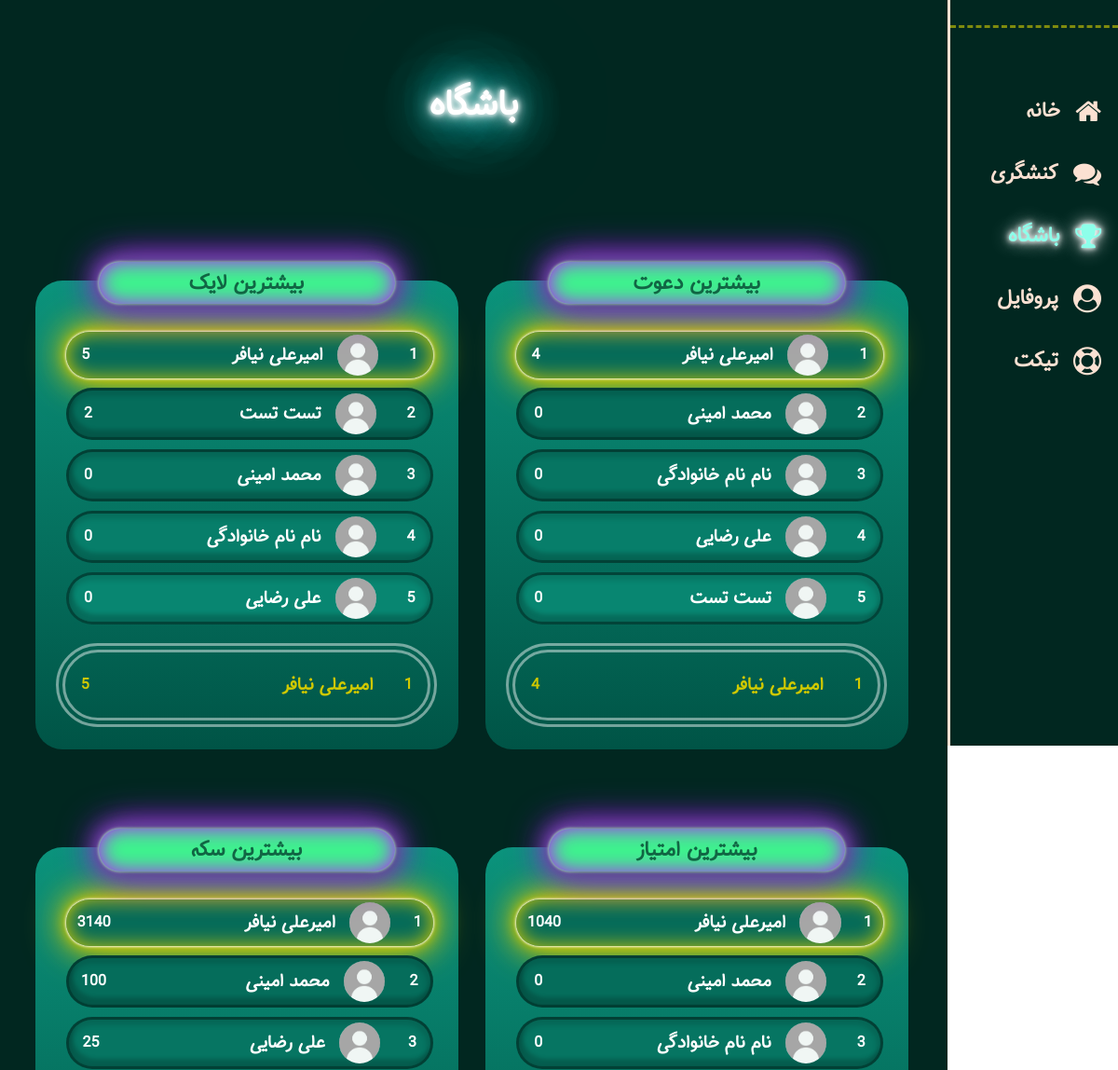
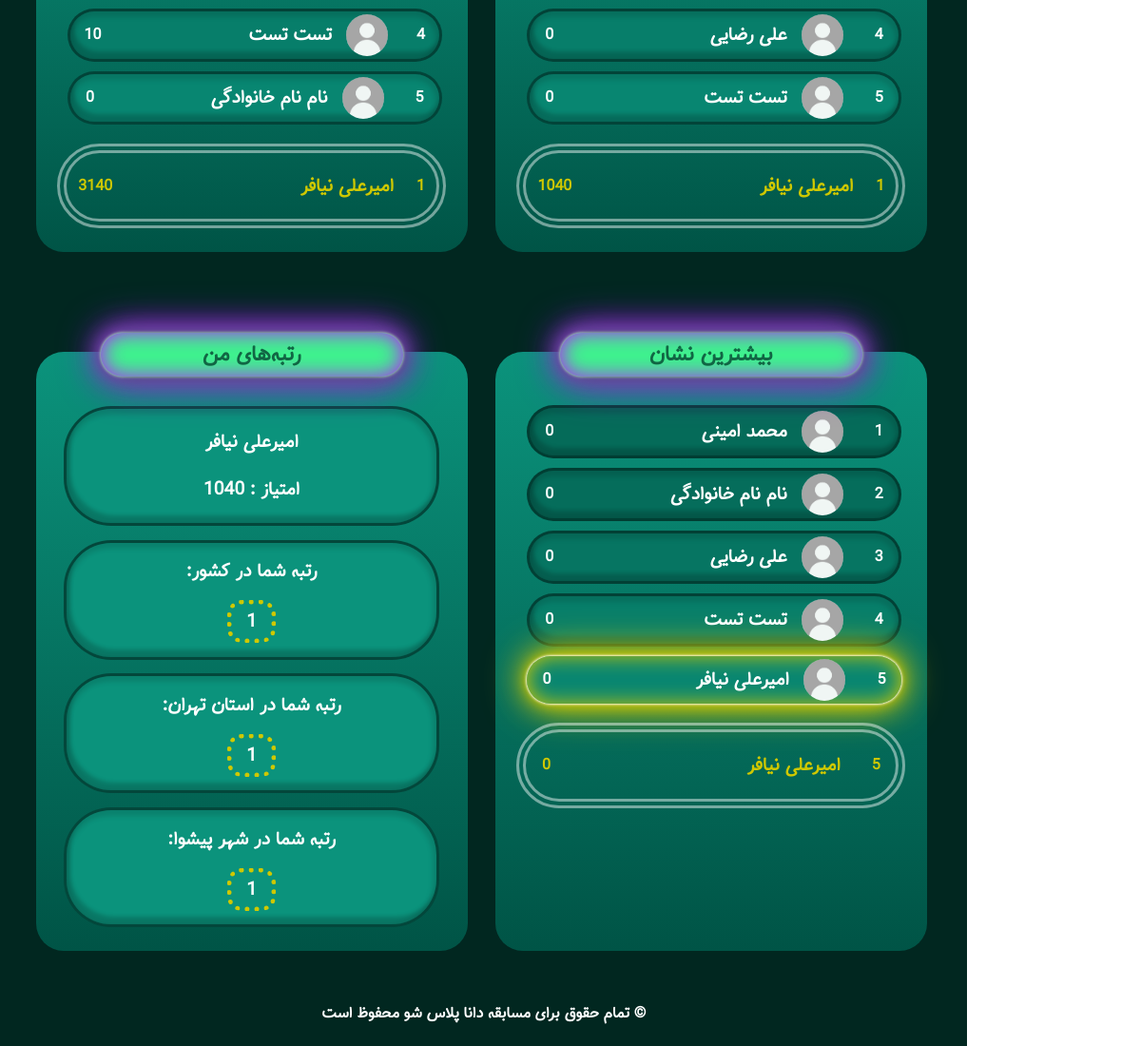
The app's page /club (signed in), older data (2 pictures, top to bottom).
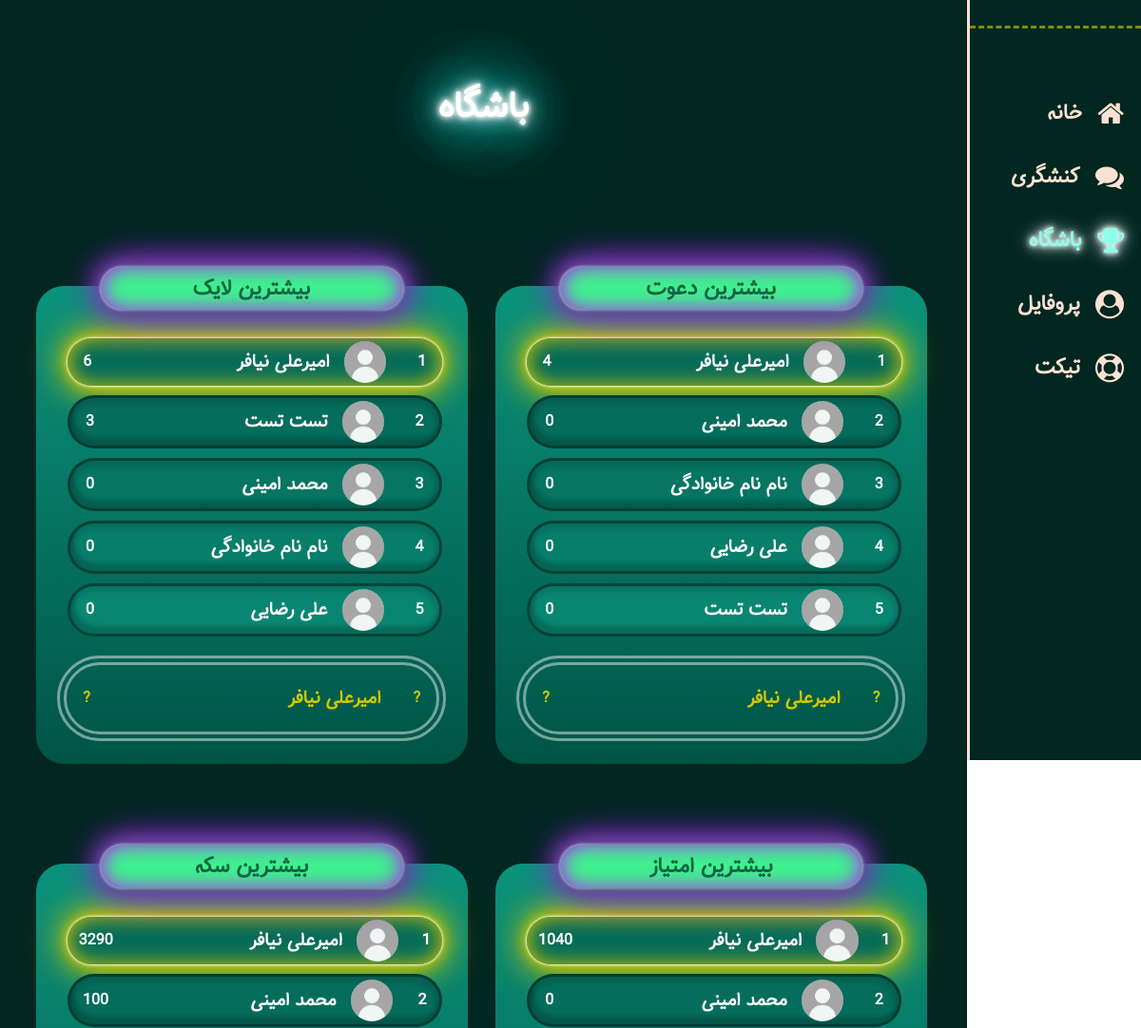
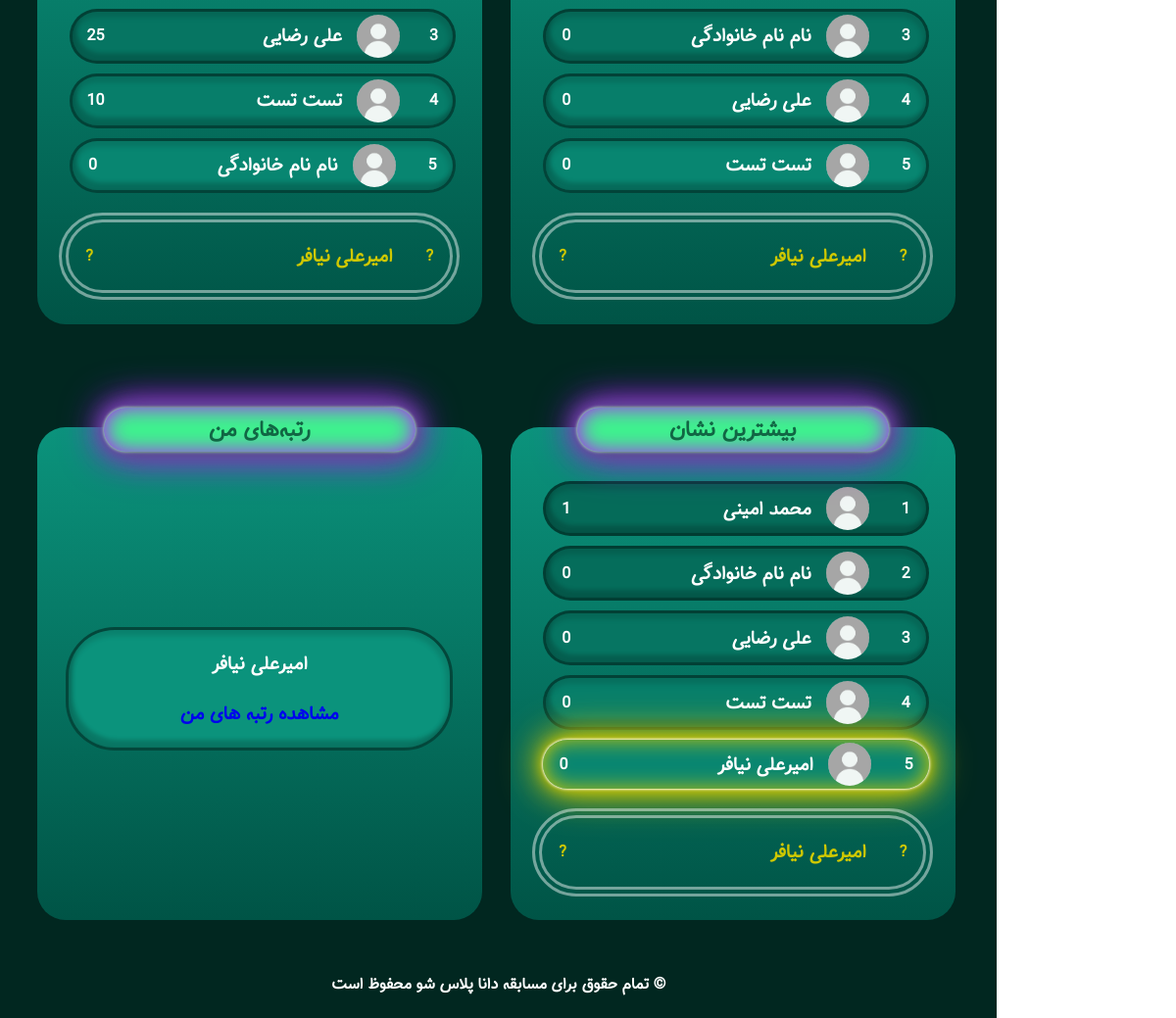
The same page, newer data (2 pictures, top to bottom).
### models/user.py (models this page shows)
class User(db.Model, UserMixin):
    __tablename__ = "users"
    id = Column(Integer, primary_key=True)
    name = Column(String, nullable=False, index=True)
    username = Column(String, nullable=False, unique=True, index=True)
    password = Column(String, nullable=False, index=True)
    code = Column(Integer, nullable=False, unique=True, index=True)
    phone = Column(String, nullable=False, index=True)
    email = Column(String, nullable=False, index=True)
    grade = Column(String, nullable=False, index=True)
    birth = Column(String, nullable=False, index=True)  #1340 - 1397
    gender = Column(String, nullable=False, index=True)
    type = Column(String, nullable=False, index=True)
    invite_code = Column(String, nullable=False, index=True)
    invite_auth = Column(String, nullable=False, index=True)
    msg_code = Column(Integer, index=True)
    province = Column(String, index=True)
    city = Column(String, index=True)
    school_name = Column(String, index=True)
    school_type = Column(String, index=True)
    home_addres = Column(String, index=True)
    recognition = Column(String, index=True)
    final = Column(Integer, default=0, index=True)
    authentication = Column(Integer, default=0, index=True)
    downloads = Column(Integer, default=2, index=True)
    coin = Column(Integer, default=0, index=True)
    point = Column(Integer, default=0, index=True)
    badge = Column(Integer, default=0, index=True)
    like = Column(Integer, default=0, index=True)
    invite = Column(Integer, default=0, index=True)

### blueprints/user.py (the view)
@app.route('/club',  strict_slashes=False)
@login_required
def club():
    top_coins = User.query.order_by(User.coin.desc()).limit(10).all()
    top_points = User.query.order_by(User.point.desc()).limit(10).all()
    top_likes = User.query.order_by(User.like.desc()).limit(10).all()
    top_badges = User.query.order_by(User.badge.desc()).limit(10).all()
    top_invites = User.query.order_by(User.invite.desc()).limit(10).all()
    rank_coins = User.query.order_by(User.coin.desc()).all().index(current_user)+1
    rank_points = User.query.order_by(User.point.desc()).all().index(current_user)+1
    rank_likes = User.query.order_by(User.like.desc()).all().index(current_user)+1
    rank_badges = User.query.order_by(User.badge.desc()).all().index(current_user)+1
    rank_invites = User.query.order_by(User.invite.desc()).all().index(current_user)+1
    province_rank = User.query.filter(User.province==current_user.province).order_by(User.point.desc()).all().index(current_user)+1
    city_rank = User.query.filter(User.city==current_user.city).order_by(User.point.desc()).all().index(current_user)+1
    return render_template("user/club.html", top_coins=top_coins, top_points=top_points, top_likes=top_likes, top_badges=top_badges, top_invites=top_invites,
                           rank_coins=rank_coins, rank_points=rank_points, rank_likes=rank_likes, rank_badges=rank_badges, rank_invites=rank_invites,
                            province_rank=province_rank, city_rank=city_rank)

### app.py (called while the page is built)
@login_manager.user_loader
def load_user(user_id):
    return User.query.filter(User.id==user_id).first()

### templates/user/club.html (shortened to what this page needs)
{% extends "Base.html" %}
{% block head %}
    <link rel="stylesheet" href="https://cdnjs.cloudflare.com/ajax/libs/font-awesome/4.7.0/css/font-awesome.min.css">
    <link rel="stylesheet" href="{{ url_for('static', filename='styles/user/club.css') }}">
    {% endblock %}
    {% block body %}
    <div id="continer">
        <div id="side-wrp">
            <div id="logo-wrp">
            </div>
            <a href="{{ url_for('user.home') }}" class="icon-wrp">
                <i class="fa fa-home icon"></i>
                <h2>خانه </h2>
            </a>
            <a href="{{ url_for('user.activism') }}" class="icon-wrp">
                <i class="fa fa-comments icon"></i>
                <h2>کنشگری </h2>
            </a>
            <a href="{{ url_for('user.club') }}" class="icon-wrp active">
                <i class="fa fa-trophy icon"></i>
                <h2>باشگاه </h2>
            </a>
            <a href="{{ url_for('user.profile') }}" class="icon-wrp">
                <i class="fa fa-user-circle icon"></i>
                <h2>پروفایل </h2>
            </a>
            <a href="{{ url_for('user.ticket') }}" class="icon-wrp">
                <i class="fa fa-life-saver icon"></i>
                <h2>تیکت </h2>
            </a>
        </div>
        <div id="content-wrp">
            <div id="heading">
                <h1>باشگاه</h1>
            </div>
            <div id="main">
                <div class="table-co" id="invite-table-co">
                    <div class="table" id="invite-table">
                        <div class="title-table">
                            <h2 class="the-title">بیشترین دعوت</h2>
                        </div>
                        <div class="name">
                            {%for i in top_invites%}
                            <div class="person p{{loop.index}} neonText {{'me' if i==current_user}}">
                                <h4>{{loop.index}}</h4>
                                <div class="bio">
                                    <img class="profile" src="{{ url_for('static', filename='main_img/user.jpg') }}" alt="">
                                    <h3 class="neonText">{{i.name}}</h3>
                                </div>
                                <h4>{{i.invite}}</h4>
                            </div>
                            {% endfor %}
                            {% if current_user.authentication==1 and current_user.final==1%}
                            <div class="my-level">
                                <h4>{{rank_invites}}</h4>
                                <div class="bio">
                                    <h3 class="neonText">{{current_user.name}}</h3>
                                </div>
                                <h4>{{current_user.invite}}</h4>
                            </div>
                            {% else %}
                            <div class="my-level">
                                <h4>?</h4>
                                <div class="bio">
                                    <h3 class="neonText">{{current_user.name}}</h3>
                                </div>
                                <h4>?</h4>
                            </div>
                            {% endif %}
                        </div>
                    </div>
                </div>
                <div class="table-co" id="like-table-co">
                    <div class="table" id="like-table">
                        <div class="title-table">
                            <h2 class="the-title">بیشترین لایک</h2>
                        </div>
                        <div class="name">
                            {%for i in top_likes%}
                            <div class="person p{{loop.index}} neonText {{'me' if i==current_user}}">
                                <h4>{{loop.index}}</h4>
                                <div class="bio">
                                    <img class="profile" src="{{ url_for('static', filename='main_img/user.jpg') }}" alt="">
                                    <h3 class="neonText">{{i.name}}</h3>
                                </div>
                                <h4>{{i.like}}</h4>
                            </div>
                            {% endfor %}
                            {% if current_user.authentication==1 and current_user.final==1%}
                            <div class="my-level">
                                <h4>{{rank_likes}}</h4>
                                <div class="bio">
                                    <h3 class="neonText">{{current_user.name}}</h3>
                                </div>
                                <h4>{{current_user.like}}</h4>
                            </div>
                            {% else %}
                            <div class="my-level">
                                <h4>?</h4>
                                <div class="bio">
                                    <h3 class="neonText">{{current_user.name}}</h3>
                                </div>
                                <h4>?</h4>
                            </div>
                            {% endif %}
                        </div>
                    </div>
                </div>
                <div class="table-co" id="point-table-co">
                    <div class="table" id="point-table">
                        <div class="title-table">
                            <h2 class="the-title">بیشترین امتیاز</h2>
                        </div>
                        <div class="name">
                            {%for i in top_points%}
                            <div class="person p{{loop.index}} neonText {{'me' if i==current_user}}">
                                <h4>{{loop.index}}</h4>
                                <div class="bio">
                                    <img class="profile" src="{{ url_for('static', filename='main_img/user.jpg') }}" alt="">
                                    <h3 class="neonText">{{i.name}}</h3>
                                </div>
                                <h4>{{i.point}}</h4>
                            </div>
                            {% endfor %}
                            {% if current_user.authentication==1 and current_user.final==1%}
                            <div class="my-level">
                                <h4>{{rank_points}}</h4>
                                <div class="bio">
                                    <h3 class="neonText">{{current_user.name}}</h3>
                                </div>
                                <h4>{{current_user.point}}</h4>
                            </div>
                            {% else %}
                            <div class="my-level">
                                <h4>?</h4>
                                <div class="bio">
                                    <h3 class="neonText">{{current_user.name}}</h3>
                                </div>
                                <h4>?</h4>
                            </div>
                            {% endif %}
                        </div>
                    </div>
                </div>
                <div class="table-co" id="coin-table-co">
                    <div class="table" id="coin-table">
                        <div class="title-table">
                            <h2 class="the-title">بیشترین سکه</h2>
                        </div>
                        <div class="name">
                            {%for i in top_coins%}
                            <div class="person p{{loop.index}} neonText {{'me' if i==current_user}}">
                                <h4>{{loop.index}}</h4>
                                <div class="bio">
                                    <img class="profile" src="{{ url_for('static', filename='main_img/user.jpg') }}" alt="">
                                    <h3 class="neonText">{{i.name}}</h3>
                                </div>
                                <h4>{{i.coin}}</h4>
                            </div>
                            {% endfor %}
                            {% if current_user.authentication==1 and current_user.final==1%}
                            <div class="my-level">
                                <h4>{{rank_coins}}</h4>
                                <div class="bio">
                                    <h3 class="neonText">{{current_user.name}}</h3>
                                </div>
                                <h4>{{current_user.coin}}</h4>
                            </div>
                            {% else %}
                            <div class="my-level">
                                <h4>?</h4>
                                <div class="bio">
                                    <h3 class="neonText">{{current_user.name}}</h3>
                                </div>
                                <h4>?</h4>
                            </div>
                            {% endif %}
                        </div>
                    </div>
                </div>
                <div class="table-co" id="badge-table-co">
                    <div class="table" id="badge-table">
                        <div class="title-table">
                            <h2 class="the-title">بیشترین نشان</h2>
                        </div>
                        <div class="name">
                            {%for i in top_badges%}
                            <div class="person p{{loop.index}} neonText {{'me' if i==current_user}}">
                                <h4>{{loop.index}}</h4>
                                <div class="bio">
                                    <img class="profile" src="{{ url_for('static', filename='main_img/user.jpg') }}" alt="">
                                    <h3 class="neonText">{{i.name}}</h3>
                                </div>
                                <h4>{{i.badge}}</h4>
                            </div>
                            {% endfor %}
                            {% if current_user.authentication==1 and current_user.final==1%}
                            <div class="my-level">
                                <h4>{{rank_badges}}</h4>
                                <div class="bio">
                                    <h3 class="neonText">{{current_user.name}}</h3>
                                </div>
                                <h4>{{current_user.badge}}</h4>
                            </div>
                            {% else %}
                            <div class="my-level">
                                <h4>?</h4>
                                <div class="bio">
                                    <h3 class="neonText">{{current_user.name}}</h3>
                                </div>
                                <h4>?</h4>
                            </div>
                            {% endif %}
                        </div>
                    </div>
                </div>
                <div class="table-co" id="my-table-co">
                    <div class="table" id="my-table">
                        <div class="title-table">
                            <h2 class="the-title">رتبه‌های من</h2>
                        </div>
                        <div class="name-my-table">
                            {% if current_user.authentication==1 and current_user.final==1%}
                            <div class="person my-rank my-name neonText">
                                <h3>{{current_user.name}}</h3>
                                <h3>امتیاز : {{current_user.point}}</h3>
                            </div>
                            <div class="person my-rank country neonText">
                                <h3>رتبه شما در کشور:</h3>
                                <h3 class="rank-num">{{rank_points}}</h3>
                            </div>
                            <div class="person my-rank province neonText">
                                <h3>رتبه شما در استان {{current_user.province}}:</h3>
                                <h3 class="rank-num">{{province_rank}}</h3>
                            </div>
                            <div class="person my-rank city neonText">
                                <h3>رتبه شما در شهر {{current_user.city}}:</h3>
                                <h3 class="rank-num">{{city_rank}}</h3>
                            </div>
                            {% else %}
                            <div class="person my-rank my-name neonText">
                                <h3>{{current_user.name}}</h3>
                                <h3><a href="{{url_for('user.completion')+'?next=/club'}}">مشاهده رتبه های من</a></h3>
                            </div>
                            {% endif %}
                        </div>
                    </div>
                </div>
            </div>
            <div id="footer">
                <h4 id="copyRight">© تمام حقوق برای مسابقه دانا پلاس شو محفوظ است</h4>
            </div>
            </div>
        </div>
{% endblock %}

### templates/Base.html (shortened to what this page needs)
<!DOCTYPE html>
<html lang="fa" dir="rtl">
<head>
    {% block head%}{% endblock %}
    <link rel="stylesheet" href="{{ url_for('static', filename='libraries/sweetalert2/sweetalert2.min.css') }}">
</head>
<body>
    {% block body%}{% endblock %}
</body>
</html>

Row changes from the older to the newer data that the page shows:
changed User "امیرعلی نیافر": final 1 → 0 (drawn); like "5" → "6"; coin "3140" → "3290"; invite "4" → (not shown); like "5" → (not shown); point "1040" → (not shown); coin "3140" → (not shown); badge "0" → (not shown); province "تهران" → (not shown); city "پیشوا" → (not shown)
changed User "محمد امینی": badge "0" → "1"
changed User "تست تست": like "2" → "3"
Text that changed along with them:
{{ rank_invites }}: "1" → (not shown)
{{ rank_likes }}: "1" → (not shown)
{{ rank_points }}: "1" → (not shown)
{{ rank_coins }}: "1" → (not shown)
{{ rank_badges }}: "5" → (not shown)
{{ province_rank }}: "1" → (not shown)
{{ city_rank }}: "1" → (not shown)
text no longer shown: "امتیاز : رتبه شما در کشور: رتبه شما در استان : رتبه شما در شهر :"
text now shown: "? ? ? ? ? ? ? ? ? ? مشاهده رتبه های من"
